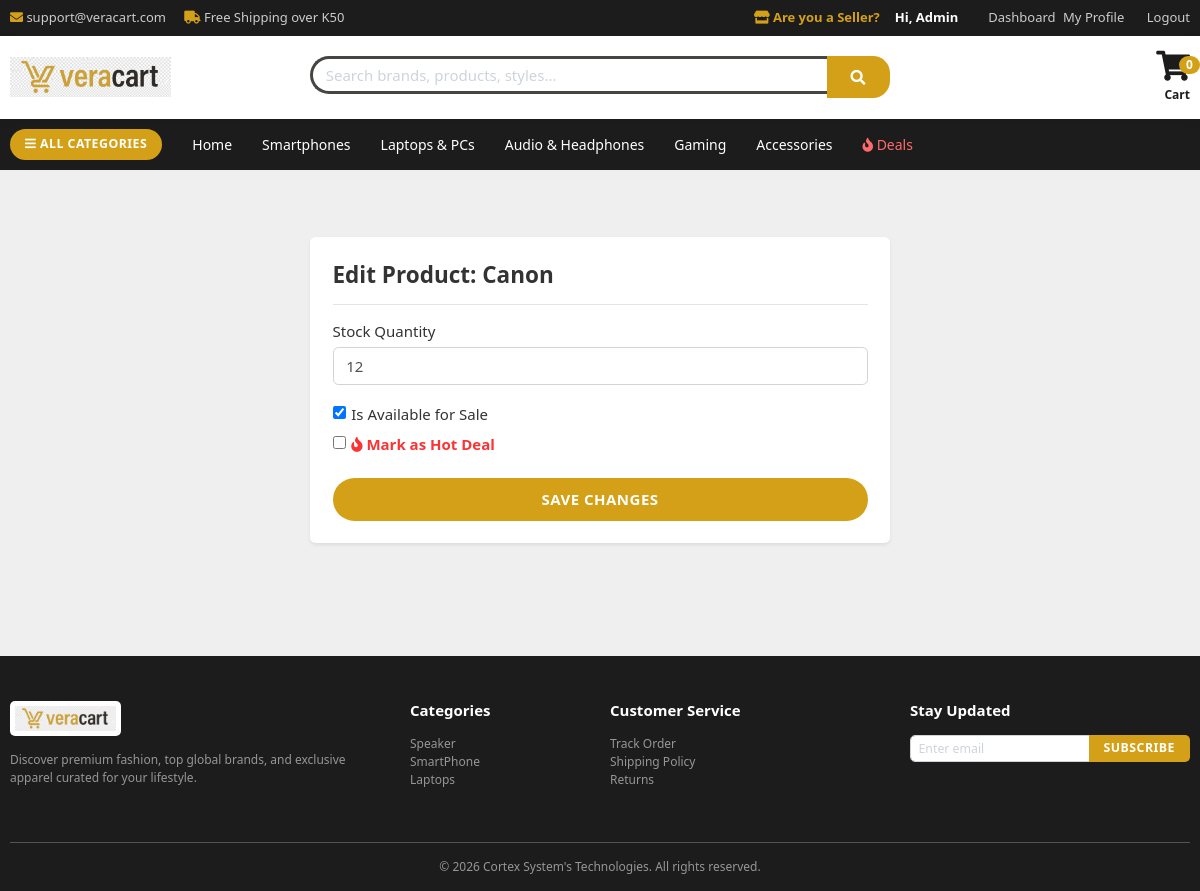
The app's page /store/edit_product/18/ (signed in) with its own data.
### accounts/models.py (models this page shows, shortened)
class Account(AbstractBaseUser):
    first_name = models.CharField(max_length=50)
    last_name = models.CharField(max_length=50)
    username = models.CharField(max_length=50, unique=True)
    email = models.EmailField(max_length=90, unique=True)
    phone_number = models.CharField(max_length=50)
    date_joined = models.DateTimeField(auto_now_add=True)
    last_login = models.DateTimeField(auto_now_add=True)
    is_admin = models.BooleanField(default=False)
    is_staff = models.BooleanField(default=False)
    is_active = models.BooleanField(default=True) # Changed default to True
    is_superadmin = models.BooleanField(default=False)
    is_seller = models.BooleanField(default=False)
    USERNAME_FIELD = 'email'
    REQUIRED_FIELDS = ['username', 'first_name', 'last_name']
    objects = MyAccountManager()

### store/models.py (models this page shows, shortened)
class Product(models.Model):
    product_name  = models.CharField(max_length=200, unique=True)
    slug          = models.SlugField(max_length=200, unique=True)
    description   = models.TextField(max_length=500, blank=True)
    price         = models.IntegerField()
    images        = models.ImageField(upload_to='photos/products')
    stock         = models.IntegerField()
    is_available  = models.BooleanField(default=True)
    is_deals      = models.BooleanField(default=False) # <-- ADDED THIS
    category      = models.ForeignKey(Category, on_delete=models.CASCADE)
    seller        = models.ForeignKey(settings.AUTH_USER_MODEL, on_delete=models.CASCADE, null=True, blank=True, related_name='products')
    created_date  = models.DateField(auto_now_add=True)
    modified_date = models.DateTimeField(auto_now=True)

### store/views.py (the view, shortened to what this page needs)
# urls.py: path('edit_product/<int:product_id>/', views.edit_product, name='edit_product'), # <-- MUST BE HERE
@login_required(login_url='login')
def edit_product(request, product_id):
    if not request.user.is_seller and not request.user.is_superadmin:
        messages.error(request, 'Access Denied.')
        return redirect('dashboard')
    product = get_object_or_404(Product, id=product_id, seller=request.user)
    context = {'product': product}
    return render(request, 'store/edit_product.html', context)

### carts/context_processors.py (called while the page is built)
def counter(request):
    cart_count = 0
    if 'admin' in request.path:
        return {}
    else:
        try:
            cart = Cart.objects.filter(cart_id=_cart_id(request))
            cart_items = CartItem.objects.all().filter(cart=cart[:1])
            for cart_item in cart_items:
                cart_count += cart_item.quantity
        except Cart.DoesNotExist:
            cart_count = 0
    return dict(cart_count=cart_count)

### carts/views.py (called while the page is built)
def _cart_id(request):
    cart = request.session.session_key
    if not cart:
        cart = request.session.create()
    return cart

### category/context_processors.py (called while the page is built)
def menu_links(request):
    links = Category.objects.all()
    return dict(links=links)

### templates/store/edit_product.html (shortened to what this page needs)
{% extends 'base.html' %}
{% block content %}
<div class="container py-5">
    <div class="row justify-content-center">
        <div class="col-md-6">
            <div class="card shadow-sm border-0">
                <div class="card-body p-4">
                    <h4 class="font-weight-bold">Edit Product: {{ product.product_name }}</h4>
                    <hr>
                    <form method="POST">
                        <div class="form-group">
                            <label>Stock Quantity</label>
                            <input type="number" name="stock" value="{{ product.stock }}" class="form-control" required>
                        </div>
                        <div class="form-check mb-2">
                            <input type="checkbox" name="is_available" class="form-check-input" id="avail" {% if product.is_available %}checked{% endif %}>
                            <label class="form-check-label" for="avail">Is Available for Sale</label>
                        </div>
                        <div class="form-check mb-4">
                            <input type="checkbox" name="is_deals" class="form-check-input" id="deals" {% if product.is_deals %}checked{% endif %}>
                            <label class="form-check-label text-danger font-weight-bold" for="deals"><i class="fa fa-fire"></i> Mark as Hot Deal</label>
                        </div>
                        <button type="submit" class="btn btn-gold w-100">Save Changes</button>
                    </form>
                </div>
            </div>
        </div>
    </div>
</div>
{% endblock %}

### templates/includes/navbar.html
{% load static %}
<div class="top-bar">
  <div class="container d-flex justify-content-between align-items-center">
    <div>
      <span class="mr-3"
        ><i class="fa fa-envelope" style="color: var(--brand-gold)"></i>
        support@veracart.com</span
      >
      <span
        ><i class="fa fa-truck" style="color: var(--brand-gold)"></i> Free
        Shipping over K50</span
      >
    </div>
    <div class="d-flex align-items-center">
      {% if not request.user.is_authenticated or request.user.is_seller %}
      <a
        href="{% url 'add_product' %}"
        class="mr-3 font-weight-bold"
        style="color: var(--brand-gold)"
      >
        <i class="fa fa-store"></i> Are you a Seller?
      </a>
      {% endif %} {% if request.user.is_authenticated %}
      <span style="color: #fff; font-weight: bold; margin-right: 15px"
        >Hi, {{ request.user.first_name }}</span
      >
      <a href="{% url 'dashboard' %}">Dashboard</a>
      <a href="{% url 'edit_profile' %}" class="mx-2">My Profile</a>
      <a href="{% url 'logout' %}">Logout</a>
      {% else %}
      <a href="{% url 'login' %}"
        ><i class="fa fa-user"></i> Sign In / Register</a
      >
      {% endif %}
    </div>
  </div>
</div>
<div class="main-nav sticky-top">
  <div class="container">
    <div class="row align-items-center">
      <div class="col-md-3">
        <a href="{% url 'home' %}">
          <img
            src="{% static 'images/logo.png' %}"
            alt="Veracart Logo"
            style="height: 40px; width: auto"
          />
        </a>
      </div>
      <div class="col-md-6 my-3 my-md-0">
        <form action="{% url 'store' %}" method="GET">
          <div class="input-group">
            <input
              type="text"
              name="keyword"
              class="form-control border-right-0"
              placeholder="Search brands, products, styles..."
              style="border-radius: 25px 0 0 25px; border: 3px solid #464542"
            />
            <div class="input-group-append">
              <button
                class="btn btn-gold"
                type="submit"
                style="border-radius: 0 17px 17px 0"
              >
                <i class="fa fa-search"></i>
              </button>
            </div>
          </div>
        </form>
      </div>
      <div class="col-md-3 text-right">
        <a
          href="{% url 'cart' %}"
          class="text-decoration-none position-relative"
          style="color: var(--brand-dark)"
        >
          <i class="fa fa-shopping-cart fa-2x"></i>
          <span
            class="badge badge-pill position-absolute"
            style="
              background: var(--brand-gold);
              color: #fff;
              top: -5px;
              right: -10px;
              font-size: 12px;
            "
          >
            {{ cart_count }}
          </span>
          <div class="small font-weight-bold mt-1">Cart</div>
        </a>
      </div>
    </div>
  </div>
</div>
<div class="category-bar">
  <div class="container d-flex align-items-center">
    <a
      href="{% url 'store' %}"
      class="btn btn-gold mr-3 btn-sm"
      style="padding: 8px 15px"
    >
      <i class="fa fa-bars"></i> ALL CATEGORIES
    </a>
    <ul class="nav">
      <li class="nav-item">
        <a class="nav-link" href="{% url 'home' %}">Home</a>
      </li>
      <li class="nav-item">
        <a
          class="nav-link"
          href="{% url 'products_by_category' 'smartphones' %}"
          >Smartphones</a
        >
      </li>
      <li class="nav-item">
        <a class="nav-link" href="{% url 'products_by_category' 'laptops' %}"
          >Laptops & PCs</a
        >
      </li>
      <li class="nav-item">
        <a class="nav-link" href="{% url 'products_by_category' 'audio' %}"
          >Audio & Headphones</a
        >
      </li>
      <li class="nav-item">
        <a class="nav-link" href="{% url 'products_by_category' 'gaming' %}"
          >Gaming</a
        >
      </li>
      <li class="nav-item">
        <a
          class="nav-link"
          href="{% url 'products_by_category' 'accessories' %}"
          >Accessories</a
        >
      </li>
      <li class="nav-item">
        <a
          class="nav-link"
          style="color: #ff6b6b"
          href="{% url 'store' %}?deals=true"
          ><i class="fa fa-fire"></i> Deals</a
        >
      </li>
    </ul>
  </div>
</div>

### static/css/ui.css (style rules this page uses)
html { font-family: "Inter", sans-serif; font-size: 15px; }
article:after, .form-group:after { display: block; clear: both; content: ""; }

### templates/base.html (style rules this page uses)
body { font-family: "Segoe UI", Tahoma, Geneva, Verdana, sans-serif; background-color: #efefef; color: #333; }
:root { --brand-gold: #d4a017; --brand-gold-hover: #b8860b; --brand-dark: #1c1c1c; }
.btn-gold { background-color: var(--brand-gold); color: #fff; font-weight: 700; border-radius: 30px; padding: 10px 24px; transition: all 0.3s ease; border: none; text-transform: uppercase; letter-spacing: 0.5px; }
.top-bar { background-color: var(--brand-dark); color: #ccc; font-size: 13px; padding: 8px 0; }
.top-bar a { color: #ccc; text-decoration: none; margin-left: 15px; }
.main-nav { background-color: #fff; box-shadow: 0 2px 10px rgba(0, 0, 0, 0.05); padding: 15px 0; }
.category-bar { background-color: var(--brand-dark); padding: 10px 0; }
.category-bar .nav-link { color: #fff; font-weight: 500; font-size: 14px; padding: 5px 15px; }

### records on screen
Account: user.first_name "Admin"
Product: product_name "Canon", stock "12", is_available "☑"

### other values on screen
{{ cart_count }} "0"
